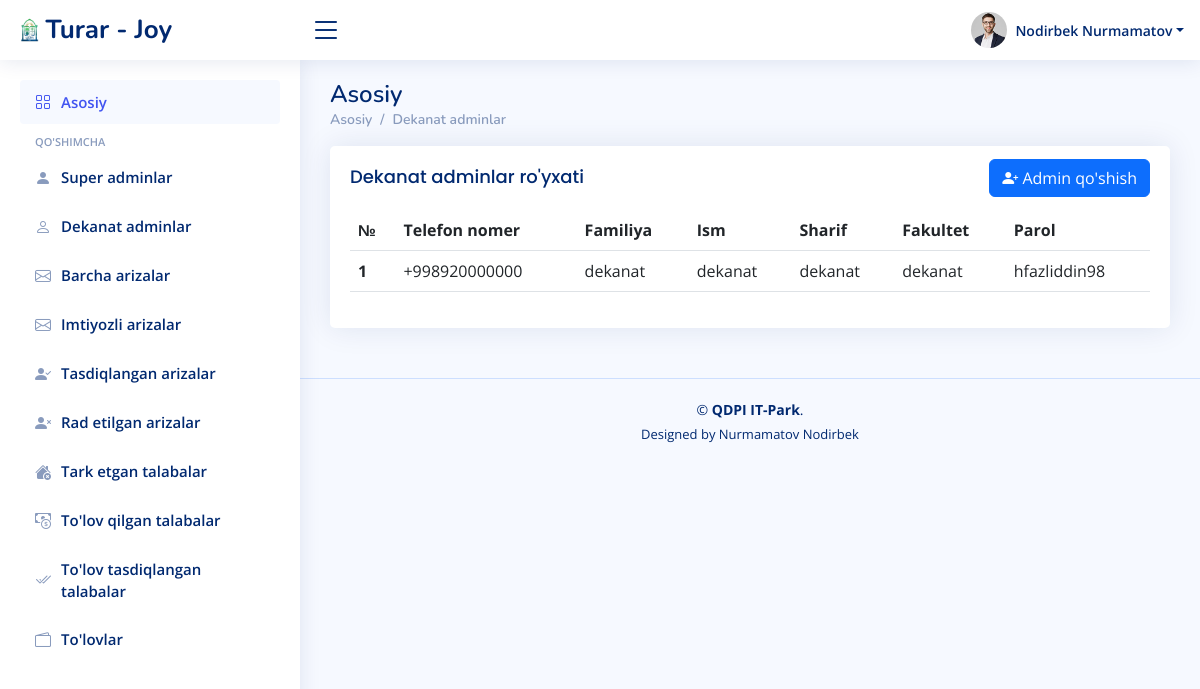
Before: /ariza/dekanatadminlar/ with the older database file.
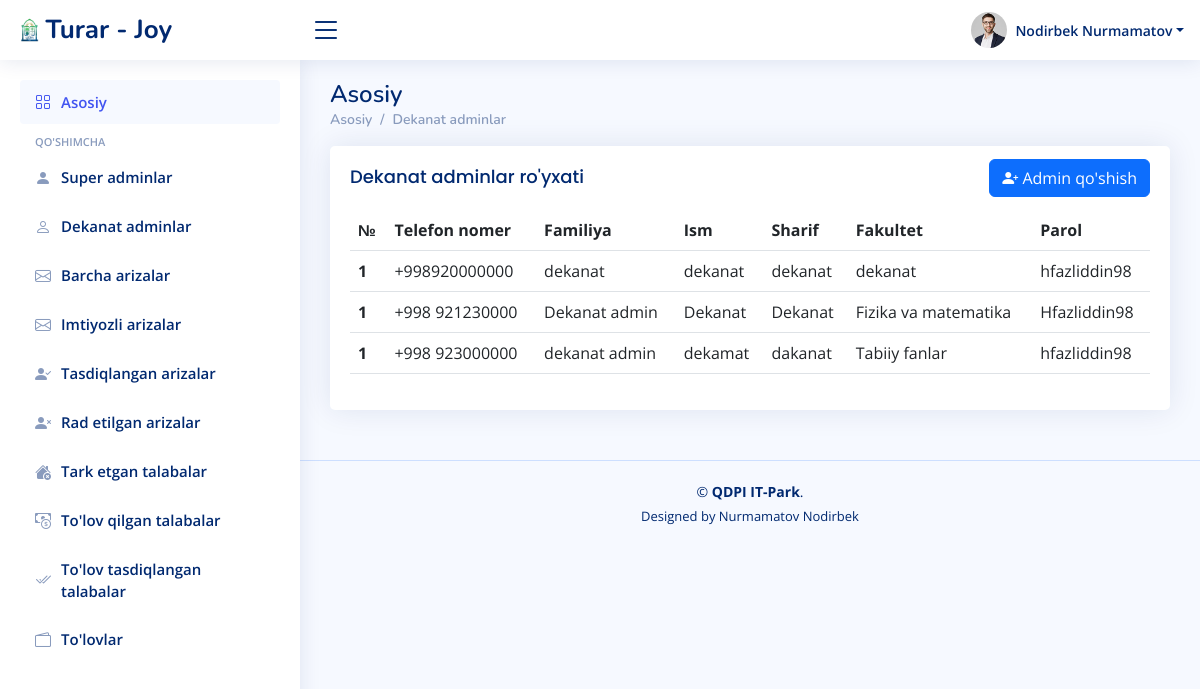
After: the same page with the newer database file.
### users/models.py (models this page shows)
class User(AbstractUser):
    id = models.UUIDField(primary_key=True, default=uuid.uuid4, unique=True, editable=False)
    sharif = models.CharField(max_length=100)
    lavozim = models.CharField(max_length=100)
    fakultet = models.CharField(max_length=100, blank=True)
    parol = models.CharField(max_length=100)

### ariza/views.py (the view)
# urls.py: path('dekanatadminlar/', dekanatadminlar, name='dekanatadminlar'),
def dekanatadminlar(request):
    data = User.objects.filter(lavozim='dekanat')
    contex = {
        'data':data,
    }
    return render(request, 'superadmin/dekanatadminlar.html', contex)

### templates/superadmin/dekanatadminlar.html (shortened to what this page needs)
{% load static %}
<!DOCTYPE html>
<html lang="en">
<head>
  <link href="{% static '/assets/vendor/bootstrap/css/bootstrap.min.css' %}" rel="stylesheet">
  <link href="{% static '/assets/vendor/bootstrap-icons/bootstrap-icons.css' %}" rel="stylesheet">
  <link href="{% static '/assets/vendor/simple-datatables/style.css' %}" rel="stylesheet">
  <link href="{% static '/assets/css/style.css' %}" rel="stylesheet">
</head>
<body>
  <header id="header" class="header fixed-top d-flex align-items-center">
    <div class="d-flex align-items-center justify-content-between">
      <a href="{% url 'home' %}" class="logo d-flex align-items-center">
        <img src="{% static '/assets/img/logo.png' %}" alt="">
        <span class="d-none d-lg-block"> Turar - Joy</span>
      </a>
      <i class="bi bi-list toggle-sidebar-btn"></i>
    </div>
    <nav class="header-nav ms-auto">
      <ul class="d-flex align-items-center">
        <li class="nav-item dropdown pe-3">
          <a class="nav-link nav-profile d-flex align-items-center pe-0" href="#" data-bs-toggle="dropdown">
            <img src="{% static '/assets/img/profile-img.jpg' %}" alt="Profile" class="rounded-circle">
            <span class="d-none d-md-block dropdown-toggle ps-2">Nodirbek Nurmamatov</span>
          </a>
        </li>
      </ul>
    </nav>
  </header>
  <aside id="sidebar" class="sidebar">
    <ul class="sidebar-nav" id="sidebar-nav">
      <li class="nav-item">
        <a class="nav-link " href="{% url 'home' %}">
          <i class="bi bi-grid"></i>
          <span>Asosiy</span>
        </a>
      </li>
      <li class="nav-heading">Qo'shimcha</li>
      <li class="nav-item">
        <a class="nav-link collapsed" href="{% url 'superadminlar' %}">
          <i class="bi bi-person-fill"></i>
          <span>Super adminlar</span>
        </a>
      </li>
      <li class="nav-item">
        <a class="nav-link collapsed" href="{% url 'dekanatadminlar' %}">
          <i class="bi bi-person"></i>
          <span>Dekanat adminlar</span>
        </a>
      </li>
      <li class="nav-item">
        <a class="nav-link collapsed" href="{% url 'barcha_arizalar' %}">
          <i class="bi bi-envelope"></i>
          <span>Barcha arizalar</span>
        </a>
      </li>
      <li class="nav-item">
        <a class="nav-link collapsed" href="{% url 'imtiyozli_arizalar' %}">
          <i class="bi bi-envelope"></i>
          <span>Imtiyozli arizalar</span>
        </a>
      </li>
      <li class="nav-item">
        <a class="nav-link collapsed" href="{% url 'tasdiqlangan' %}">
          <i class="bi bi-person-check-fill"></i>
          <span>Tasdiqlangan arizalar</span>
        </a>
      </li>
      <li class="nav-item">
        <a class="nav-link collapsed" href="{% url 'radetilgan' %}">
          <i class="bi bi-person-x-fill"></i>
          <span>Rad etilgan arizalar</span>
        </a>
      </li>
      <li class="nav-item">
        <a class="nav-link collapsed" href="{% url 'tark_etgan_talaba' %}">
          <i class="bi bi-house-x-fill"></i>
          <span>Tark etgan talabalar</span>
        </a>
      </li>
      <li class="nav-item">
        <a class="nav-link collapsed" href="{% url 'barcha_tolovlar' %}">
          <i class="bi bi-cash-coin"></i>
          <span>To'lov qilgan talabalar</span>
        </a>
      </li>
      <li class="nav-item">
        <a class="nav-link collapsed" href="{% url 'tasdiqlangan_tolov' %}">
          <i class="bi bi-check2-all"></i>
          <span>To'lov tasdiqlangan talabalar</span>
        </a>
      </li>
      <li class="nav-item">
        <a class="nav-link collapsed" href="{% url 'hisob_varoq' %}">
          <i class="bi bi-wallet2"></i>
          <span>To'lovlar</span>
        </a>
      </li>
    </ul>
  </aside>
    <main id="main" class="main">
        <div class="pagetitle">
            <h1>Asosiy</h1>
            <nav>
                <ol class="breadcrumb">
                    <li class="breadcrumb-item"><a href="index.html">Asosiy</a></li>
                    <li class="breadcrumb-item active"><a href="dekanatadmin.html">Dekanat adminlar</a></li>
                </ol>
            </nav>
        </div>
        <section class="section dashboard">
            <div class="row">
                <div class="col-lg-12">
                    <div class="card">
                        <div class="card-body">
                            <div class="d-flex justify-content-between align-items-center">
                                <h5 class="card-title">Dekanat adminlar ro'yxati</h5>
                                <a class="d-inline-block btn btn-primary" href="{% url 'dekanatadmin_qoshish' %}">
                                    <i class="bi bi-person-plus-fill"></i>
                                    <span>Admin qo'shish</span>
                                </a>
                            </div>
                            <table class="table datatable">
                                <thead>
                                    <tr>
                                        <th scope="col">№</th>
                                        <th scope="col">Telefon nomer</th>
                                        <th scope="col">Familiya</th>
                                        <th scope="col">Ism</th>
                                        <th scope="col">Sharif</th>
                                        <th scope="col">Fakultet</th>
                                        <th scope="col">Parol</th>
                                    </tr>
                                </thead>
                                <tbody>
                                  {% for d in data %}
                                    <tr>
                                        <th scope="row">1</th>
                                        <td>{{d.username}}</td>
                                        <td>{{d.last_name}}</td>
                                        <td>{{d.first_name}}</td>
                                        <td>{{d.sharif}}</td>
                                        <td>{{d.fakultet}}</td>
                                        <td>{{d.parol}}</td>
                                    </tr>
                                  {% endfor %}
                                </tbody>
                            </table>
                        </div>
                    </div>
                </div>
            </div>
        </section>
    </main>
    <footer id="footer" class="footer">
        <div class="copyright">
            &copy; <strong><span>QDPI IT-Park</span></strong>.
        </div>
        <div class="credits">
            Designed by Nurmamatov Nodirbek
        </div>
    </footer>
</body>
</html>

### static/assets/css/style.css (style rules this page uses)
:root { scroll-behavior: smooth; }
body { font-family: "Open Sans", sans-serif; background: #f6f9ff; color: #444444; }
a { color: #4154f1; text-decoration: none; }
h1, h2, h3, h4, h5, h6 { font-family: "Nunito", sans-serif; }
#main { margin-top: 60px; padding: 20px 30px; transition: all 0.3s; }
.pagetitle { margin-bottom: 10px; }
.pagetitle h1 { font-size: 24px; margin-bottom: 0; font-weight: 600; color: #012970; }
.card { margin-bottom: 30px; border: none; border-radius: 5px; box-shadow: 0px 0 30px rgba(1, 41, 112, 0.1); }
.card-title { padding: 20px 0 15px 0; font-size: 18px; font-weight: 500; color: #012970; font-family: "Poppins", sans-serif; }
.card-body { padding: 0 20px 20px 20px; }
.breadcrumb { font-size: 14px; font-family: "Nunito", sans-serif; color: #899bbd; font-weight: 600; }
.breadcrumb a { color: #899bbd; transition: 0.3s; }
.breadcrumb .breadcrumb-item::before { color: #899bbd; }
.breadcrumb .active { color: #51678f; font-weight: 600; }
.logo { line-height: 1; }
@media (min-width: 1200px) { .logo { width: 280px; } }
.logo img { max-height: 26px; margin-right: 6px; }
.logo span { font-size: 26px; font-weight: 700; color: #012970; font-family: "Nunito", sans-serif; }
.header { transition: all 0.5s; z-index: 997; height: 60px; box-shadow: 0px 2px 20px rgba(1, 41, 112, 0.1); background-color: #fff; padding-left: 20px; }
.header .toggle-sidebar-btn { font-size: 32px; padding-left: 10px; cursor: pointer; color: #012970; }
.header-nav ul { list-style: none; }
.header-nav>ul { margin: 0; padding: 0; }
.header-nav .nav-profile { color: #012970; }
.header-nav .nav-profile img { max-height: 36px; }
.header-nav .nav-profile span { font-size: 14px; font-weight: 600; }
.sidebar { position: fixed; top: 60px; left: 0; bottom: 0; width: 300px; z-index: 996; transition: all 0.3s; padding: 20px; overflow-y: auto; scrollbar-width: thin; scrollbar-color: #aab7cf transparent; box-shadow: 0px 0px 20px rgba(1, 41, 112, 0.1); background-color: #fff; }
@media (min-width: 1200px) { #main, #footer { margin-left: 300px; } }
.sidebar-nav { padding: 0; margin: 0; list-style: none; }
.sidebar-nav li { padding: 0; margin: 0; list-style: none; }
.sidebar-nav .nav-item { margin-bottom: 5px; }
.sidebar-nav .nav-heading { font-size: 11px; text-transform: uppercase; color: #899bbd; font-weight: 600; margin: 10px 0 5px 15px; }
.sidebar-nav .nav-link { display: flex; align-items: center; font-size: 15px; font-weight: 600; color: #4154f1; transition: 0.3; background: #f6f9ff; padding: 10px 15px; border-radius: 4px; }
.sidebar-nav .nav-link i { font-size: 16px; margin-right: 10px; color: #4154f1; }
.sidebar-nav .nav-link.collapsed { color: #012970; background: #fff; }
.sidebar-nav .nav-link.collapsed i { color: #899bbd; }
.footer { padding: 20px 0; font-size: 14px; transition: all 0.3s; border-top: 1px solid #cddfff; }
.footer .copyright { text-align: center; color: #012970; }
.footer .credits { padding-top: 5px; text-align: center; font-size: 13px; color: #012970; }
th, td { vertical-align: middle !important; }

Changed rows visible on the page:
added User: username "+998 921230000", last_name "Dekanat admin", first_name "Dekanat", sharif "Dekanat", fakultet "Fizika va matematika", parol "Hfazliddin98"
added User: username "+998 923000000", last_name "dekanat admin", first_name "dekamat", sharif "dakanat", fakultet "Tabiiy fanlar", parol "hfazliddin98"
